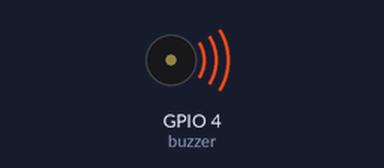
Simulated run of this sketch. Board: ESP32. On the bench: buzzer (waves = sounding).

Above: at 1.0 s.
At 3.5 s:
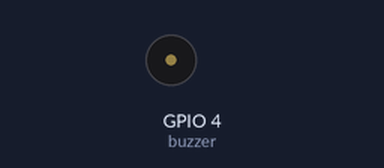
Timing chart, 0 to 6.5 s (numbered marks = the images above):
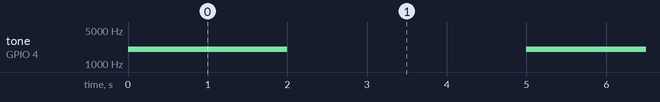

Measured:
- by itself, tone on GPIO 4 (buzzer): alternates 2000 Hz for 2.0 s and silent for 3.0 s

The sketch:

1d.ino
```cpp
const int buzzer =4;
int playing=0;

void tone(byte pin,int freq)
{
  ledcSetup(0,8000,8);
  ledcAttachPin(pin,0);
  ledcWriteTone(0,freq);
  playing=pin;
}

void noTone(int arg)
{
  tone(playing,0);
  delay(1000);
}

void setup()
{
  pinMode(buzzer,OUTPUT);
}

void loop()
{
  tone(buzzer,2000);
  delay(2000);
  noTone(buzzer);
  delay(2000);
}
```
